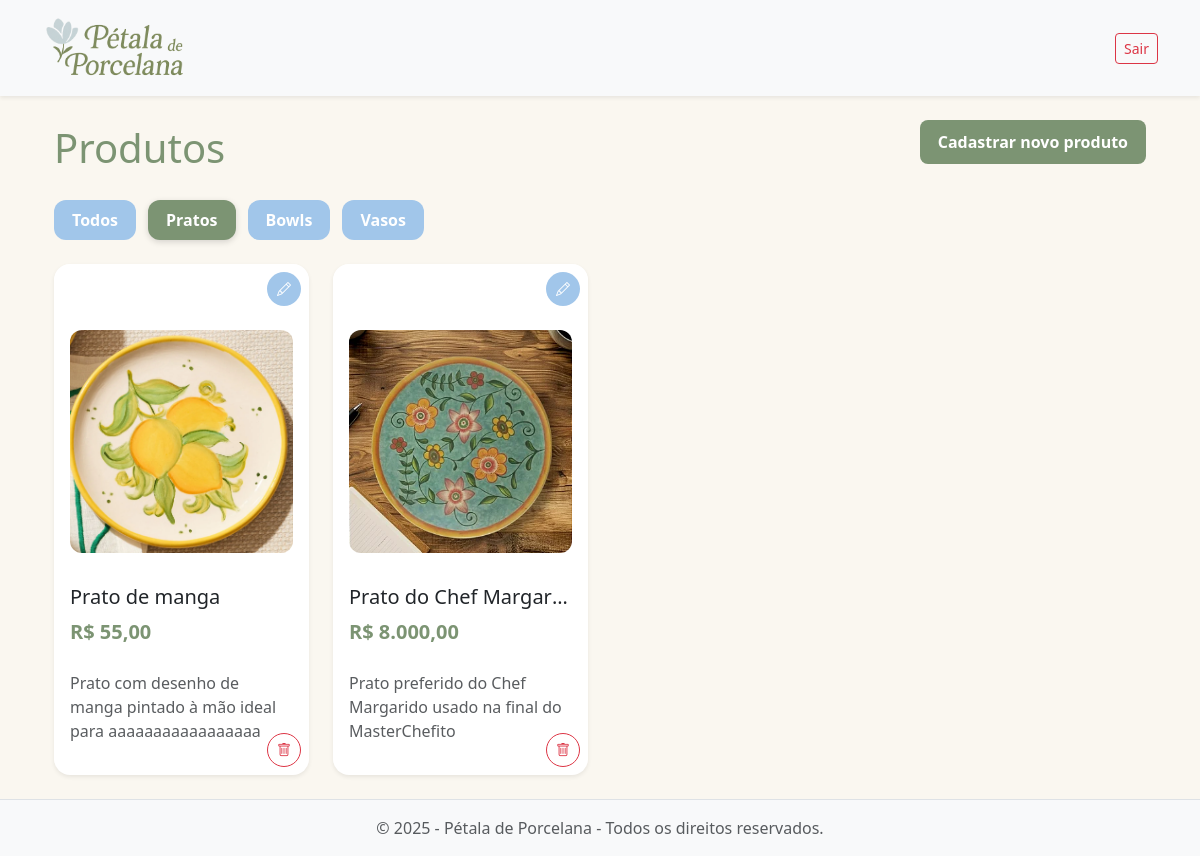
Screenshot of /produtos/?categoria=1 (signed in) with the database file from the repository.
### models.py (models this page shows, shortened)
class Categoria(db.Model):
    id = db.Column(db.Integer, primary_key=True)
    nome = db.Column(db.String(50), nullable=False, unique=True)
    produtos = db.relationship('Produto', backref='categoria', lazy=True)

class Produto(db.Model):
    id = db.Column(db.Integer, primary_key=True)
    nome = db.Column(db.String(100), nullable=False)
    descricao = db.Column(db.Text, nullable=True)
    preco = db.Column(db.Float, nullable=False)
    imagem = db.Column(db.String(100), nullable=True)
    categoria_id = db.Column(db.Integer, db.ForeignKey('categoria.id'), nullable=True)

### routes/produtos.py (the view)
@produtos_bp.route('/')
def listar():
    categoria_id = request.args.get('categoria', type=int)
    categorias = Categoria.query.all()
    if categoria_id:
        produtos = Produto.query.filter_by(categoria_id=categoria_id).all()
    else:
        produtos = Produto.query.all()
    return render_template('listar.html', produtos=produtos, categorias=categorias, categoria_id=categoria_id)

### app.py (called while the page is built)
def formatar_moeda_br(valor):
    return f"{valor:,.2f}".replace(",", "X").replace(".", ",").replace("X", ".")

@login_manager.user_loader
def load_user(user_id):
    return Usuario.query.get(int(user_id))

### templates/listar.html (shortened to what this page needs)
{% extends "base.html" %}
{% block content %}
<div class="container">
    <div class="d-flex justify-content-between align-items-center mb-3">
        <h1>Produtos</h1>
        {% if current_user.is_authenticated and current_user.is_admin %}
        <a href="{{ url_for('produtos.cadastrar') }}" class="cadastrar-btn">Cadastrar novo produto</a>
        {% endif %}
    </div>
<div class="tabs">
  <a href="{{ url_for('produtos.listar') }}"
     class="tab {% if not categoria_id %}active{% endif %}">
    Todos
  </a>
  {% for categoria in categorias %}
    <a href="{{ url_for('produtos.listar', categoria=categoria.id) }}"
       class="tab {% if categoria_id == categoria.id %}active{% endif %}">
       {{ categoria.nome }}
    </a>
  {% endfor %}
</div>
    <div class="row row-cols-1 row-cols-md-3 row-cols-lg-4 g-4">
        {% for produto in produtos %}
        <div class="col">
            <div class="card h-100 shadow-sm border-0 rounded-4 position-relative" style="overflow: hidden;">
                {% if current_user.is_authenticated and current_user.is_admin %}
                <div class="d-flex justify-content-end align-items-center bg-white p-2 rounded-top-4" style="height: 50px;">
                    <a href="{{ url_for('produtos.editar', id=produto.id) }}"
                       class="btn btn-sm btn-custom rounded-circle d-flex align-items-center justify-content-center produto-actions"
                       title="Editar">
                       <i class="bi bi-pencil"></i>
                    </a>
                </div>
                {% else %}
                <div class="bg-white p-2 rounded-top-4" style="height: 50px;"></div>
                {% endif %}
                <div class="p-3">
                    {% if produto.imagem %}
                    <div style="width: 100%; aspect-ratio: 1 / 1; overflow: hidden; border-radius: 12px;">
                        <img src="{{ url_for('static', filename='uploads/' ~ produto.imagem) }}"
                             alt="{{ produto.nome }}"
                             style="width: 100%; height: 100%; object-fit: cover; object-position: center; display: block;">
                    </div>
                    {% else %}
                    <div class="bg-secondary d-flex align-items-center justify-content-center text-white"
                         style="width: 100%; aspect-ratio: 1 / 1; border-radius: 12px;">
                        Sem imagem
                    </div>
                    {% endif %}
                </div>
                <div class="card-body d-flex flex-column position-relative">
                    <h5 class="card-title text-truncate" title="{{ produto.nome }}">{{ produto.nome }}</h5>
                    <p class="card-text preco-produto fs-5 fw-bold mb-4">R$ {{ produto.preco|moeda_br }}</p>
                    <p class="card-text text-muted" style="flex-grow: 1; overflow: hidden; text-overflow: ellipsis; max-height: 4.5em;">
                        {{ produto.descricao }}
                    </p>
                    {% if current_user.is_authenticated and current_user.is_admin %}
                    <button type="button"
                            class="btn btn-sm btn-outline-danger d-flex align-items-center justify-content-center p-2 rounded-circle position-absolute bottom-0 end-0 m-2"
                            title="Excluir"
                            style="width: 34px; height: 34px;"
                            data-bs-toggle="modal"
                            data-bs-target="#confirmDeleteModal"
                            data-id="{{ produto.id }}">
                        <i class="bi bi-trash"></i>
                    </button>
                    {% endif %}
                </div>
            </div>
        </div>
        {% endfor %}
    </div>
</div>
{% endblock %}

### static/styles.css (style rules this page uses)
body { background-color: #FAF7F0; color: #333333; font-family: 'Segoe UI', Tahoma, Geneva, Verdana, sans-serif; }
a { color: #7C9473; text-decoration: none; transition: color 0.3s ease; }
.btn-custom { background-color: #A1C6EA; color: white; border: none; transition: background-color 0.3s ease; }
h1, h2, h3 { color: #7C9473; }
.card { border-radius: 12px; background-color: #ffffff; }
.produto-actions { margin-top: auto; display: flex; gap: 10px; }
.cadastrar-btn { background-color: #7C9473; color: white; border-radius: 8px; padding: 10px 18px; font-weight: 600; text-decoration: none; display: inline-block; transition: background-color 0.3s ease; margin-bottom: 20px; }
.btn-custom { background-color: #A1C6EA; color: white; border: none; width: 34px; height: 34px; padding: 0; display: flex; align-items: center; justify-content: center; border-radius: 50%; transition: background-color 0.3s ease; }
.preco-produto { color: #7C9473; }
.tabs { display: flex; gap: 12px; margin-bottom: 1.5rem; font-weight: 600; font-family: 'Segoe UI', Tahoma, Geneva, Verdana, sans-serif; }
.tab { cursor: pointer; padding: 8px 18px; border-radius: 12px; background-color: #A1C6EA; color: white; transition: background-color 0.3s ease; user-select: none; }
.tab.active { background-color: #7C9473; color: white; box-shadow: 0 2px 6px rgba(0,0,0,0.15); }

### rows the page displays
Categoria: nome "Pratos"
Categoria: nome "Bowls"
Categoria: nome "Vasos"
Produto: imagem (picture), nome "Prato de manga", preco|moeda_br "55,00", descricao "Prato com desenho de manga pintado à mão ideal para aaaaaaaaaaaaaaaaa…"
Produto: imagem (picture), nome "Prato do Chef Margar…", preco|moeda_br "8.000,00", descricao "Prato preferido do Chef Margarido usado na final do MasterChefito"
